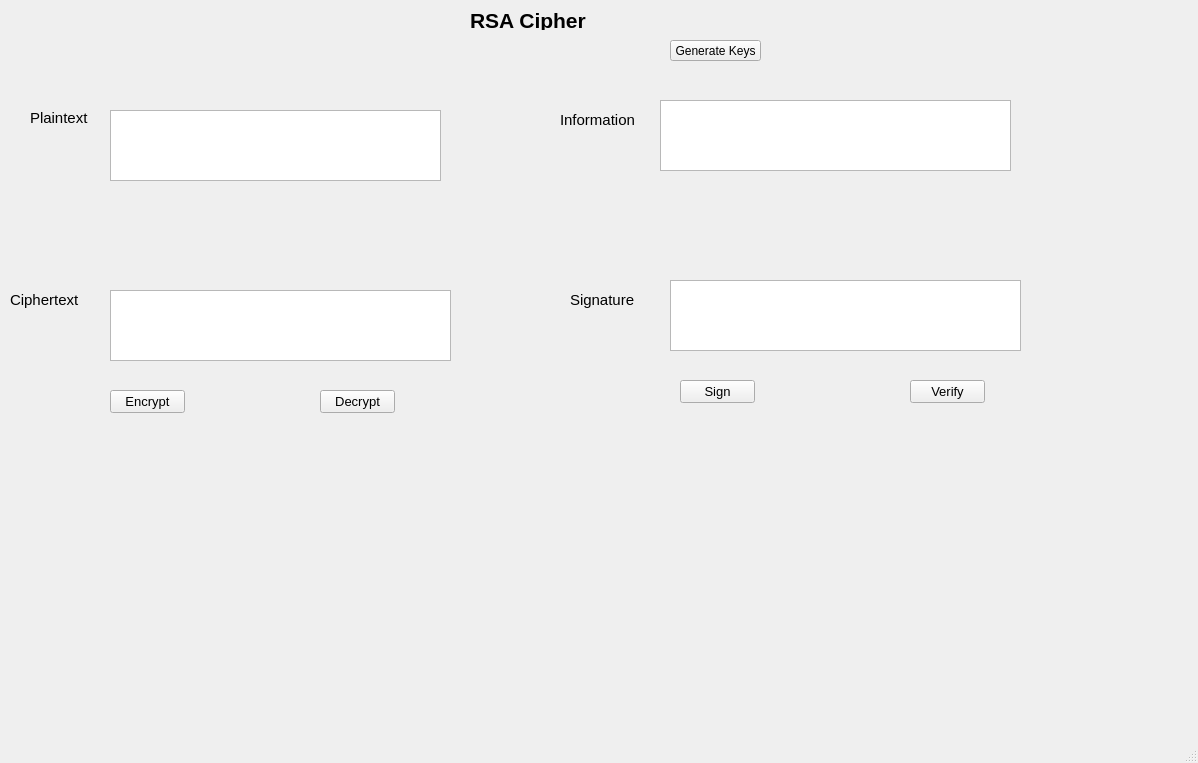
<?xml version="1.0" encoding="UTF-8"?>
<ui version="4.0">
 <class>MainWindow</class>
 <widget class="QMainWindow" name="MainWindow">
  <property name="geometry">
   <rect>
    <x>0</x>
    <y>0</y>
    <width>1198</width>
    <height>763</height>
   </rect>
  </property>
  <property name="windowTitle">
   <string>MainWindow</string>
  </property>
  <widget class="QWidget" name="centralwidget">
   <widget class="QLabel" name="label">
    <property name="geometry">
     <rect>
      <x>470</x>
      <y>10</y>
      <width>121</width>
      <height>20</height>
     </rect>
    </property>
    <property name="font">
     <font>
      <pointsize>16</pointsize>
      <weight>75</weight>
      <bold>true</bold>
     </font>
    </property>
    <property name="text">
     <string>RSA Cipher</string>
    </property>
   </widget>
   <widget class="QLabel" name="label_2">
    <property name="geometry">
     <rect>
      <x>30</x>
      <y>110</y>
      <width>61</width>
      <height>16</height>
     </rect>
    </property>
    <property name="font">
     <font>
      <pointsize>11</pointsize>
     </font>
    </property>
    <property name="text">
     <string>Plaintext</string>
    </property>
   </widget>
   <widget class="QLabel" name="label_3">
    <property name="geometry">
     <rect>
      <x>10</x>
      <y>290</y>
      <width>81</width>
      <height>20</height>
     </rect>
    </property>
    <property name="font">
     <font>
      <pointsize>11</pointsize>
     </font>
    </property>
    <property name="text">
     <string>Ciphertext</string>
    </property>
   </widget>
   <widget class="QLabel" name="label_4">
    <property name="geometry">
     <rect>
      <x>560</x>
      <y>110</y>
      <width>81</width>
      <height>20</height>
     </rect>
    </property>
    <property name="font">
     <font>
      <pointsize>11</pointsize>
     </font>
    </property>
    <property name="text">
     <string>Information</string>
    </property>
   </widget>
   <widget class="QLabel" name="label_5">
    <property name="geometry">
     <rect>
      <x>570</x>
      <y>290</y>
      <width>71</width>
      <height>20</height>
     </rect>
    </property>
    <property name="font">
     <font>
      <pointsize>11</pointsize>
     </font>
    </property>
    <property name="text">
     <string>Signature</string>
    </property>
   </widget>
   <widget class="QTextEdit" name="txt_plaintext">
    <property name="geometry">
     <rect>
      <x>110</x>
      <y>110</y>
      <width>331</width>
      <height>71</height>
     </rect>
    </property>
   </widget>
   <widget class="QTextEdit" name="txt_ciphertext">
    <property name="geometry">
     <rect>
      <x>110</x>
      <y>290</y>
      <width>341</width>
      <height>71</height>
     </rect>
    </property>
   </widget>
   <widget class="QTextEdit" name="txt_information">
    <property name="geometry">
     <rect>
      <x>660</x>
      <y>100</y>
      <width>351</width>
      <height>71</height>
     </rect>
    </property>
   </widget>
   <widget class="QTextEdit" name="txt_signature">
    <property name="geometry">
     <rect>
      <x>670</x>
      <y>280</y>
      <width>351</width>
      <height>71</height>
     </rect>
    </property>
   </widget>
   <widget class="QPushButton" name="btn_gen_keys">
    <property name="geometry">
     <rect>
      <x>670</x>
      <y>40</y>
      <width>91</width>
      <height>21</height>
     </rect>
    </property>
    <property name="text">
     <string>Generate Keys</string>
    </property>
   </widget>
   <widget class="QPushButton" name="btn_encrypt">
    <property name="geometry">
     <rect>
      <x>110</x>
      <y>390</y>
      <width>75</width>
      <height>23</height>
     </rect>
    </property>
    <property name="font">
     <font>
      <pointsize>10</pointsize>
     </font>
    </property>
    <property name="text">
     <string>Encrypt</string>
    </property>
   </widget>
   <widget class="QPushButton" name="btn_decrypt">
    <property name="geometry">
     <rect>
      <x>320</x>
      <y>390</y>
      <width>75</width>
      <height>23</height>
     </rect>
    </property>
    <property name="font">
     <font>
      <pointsize>10</pointsize>
     </font>
    </property>
    <property name="text">
     <string>Decrypt</string>
    </property>
   </widget>
   <widget class="QPushButton" name="btn_sign">
    <property name="geometry">
     <rect>
      <x>680</x>
      <y>380</y>
      <width>75</width>
      <height>23</height>
     </rect>
    </property>
    <property name="font">
     <font>
      <pointsize>10</pointsize>
     </font>
    </property>
    <property name="text">
     <string>Sign</string>
    </property>
   </widget>
   <widget class="QPushButton" name="btn_verify">
    <property name="geometry">
     <rect>
      <x>910</x>
      <y>380</y>
      <width>75</width>
      <height>23</height>
     </rect>
    </property>
    <property name="font">
     <font>
      <pointsize>10</pointsize>
     </font>
    </property>
    <property name="text">
     <string>Verify</string>
    </property>
   </widget>
  </widget>
  <widget class="QMenuBar" name="menubar">
   <property name="geometry">
    <rect>
     <x>0</x>
     <y>0</y>
     <width>1198</width>
     <height>21</height>
    </rect>
   </property>
  </widget>
  <widget class="QStatusBar" name="statusbar"/>
 </widget>
 <resources/>
 <connections/>
</ui>
